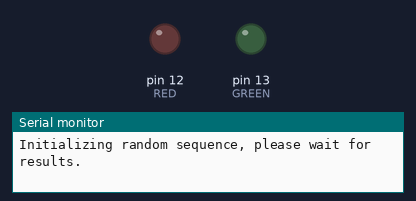
Bench run of a sketch on a simulated Arduino Uno, built with avr-gcc and run on an emulated ATmega328P. Shown: output pins drawn as LEDs (lit = HIGH), the last lines printed to the serial monitor. Random numbers use the default seed unless the sketch sets one. At 91.7 s the program stops and its outputs stay as they are.

Above: at 0.1 s.
At 7.6 s:
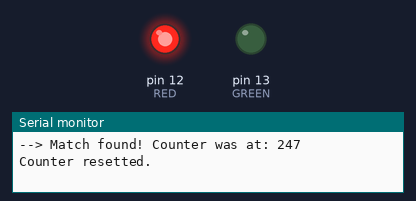
At 28.5 s:
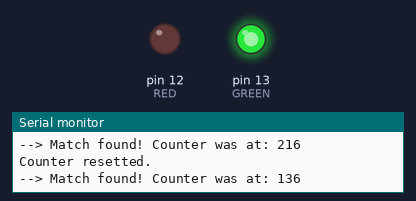
Timing chart, 0 to 40.0 s (numbered marks = the images above):
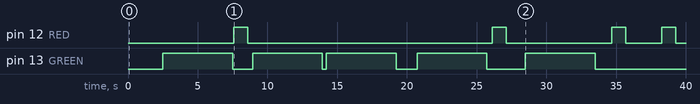

The sketch:

loop_match_2_for_loop.ino
```cpp
/* Exercise 2, with a WHILE loop

 Test a random number agains a value:
 a iteretive loop perform 255 runs to see if a random number in range 0-255
 is equal tothe target value of 200
 Light a led in case
 Light the other LED if a run of 255 test has gone
 Log the results (if success) trough serialport
 */

// Data structure

const byte GREEN   = 13  ; // LED for found value
const byte RED     = 12 ;  // LEAD for restart

const int TARGET   = 200 ;
long randomNumber = 0L;

// Staff
const int WAIT = 1000 ;
const int REST = 10 ;
byte count = 0 ;
const byte MAXRUN = 10 ;
byte totalRun = 0 ;

void setup() {
  pinMode(RED,OUTPUT);
  pinMode(GREEN,OUTPUT);
  // Serial stuff
  Serial.begin(9600);
  Serial.println("Initializing random sequence, please wait for results.");

  // Random stuff
  randomSeed(analogRead(0)); // Random initializer

}

void loop() {  // put your main code here, to run repeatedly:
  digitalWrite(GREEN, LOW);
  digitalWrite(RED, LOW);
  // Serial.println(count);

  for (count == 0; count < 255; count++ , delay(REST)) {
    randomNumber = random(0,255); //Randoom value generated
    if (randomNumber == TARGET) {  // When we catch the value
      Serial.print("--> Match found! Counter was at: "); // serial message
      Serial.println(count);
      digitalWrite(GREEN, HIGH);
      delay(WAIT * 5);
      digitalWrite(GREEN, LOW);
      count++ ;
    }
  }

  Serial.println("Counter resetted.");   // serial staff
  digitalWrite(RED, HIGH);
  delay(WAIT);
  count++ ;
  totalRun++ ;
  if (totalRun == MAXRUN) {
    Serial.println("10 runs done, exit program.");
    digitalWrite(RED, HIGH);
    delay(WAIT);
    exit(0);
  }
}
```

Measured:
- by itself, pin 12 (RED): LOW → HIGH at 7.6 s, → LOW 1.0 s later, → HIGH 17.5 s later, → LOW 1.0 s later, … (8 changes in this stretch)
- by itself, pin 13 (GREEN): LOW → HIGH at 2.5 s, → LOW 5.0 s later, → HIGH 1.4 s later, → LOW 5.0 s later, … (10 changes in this stretch)
